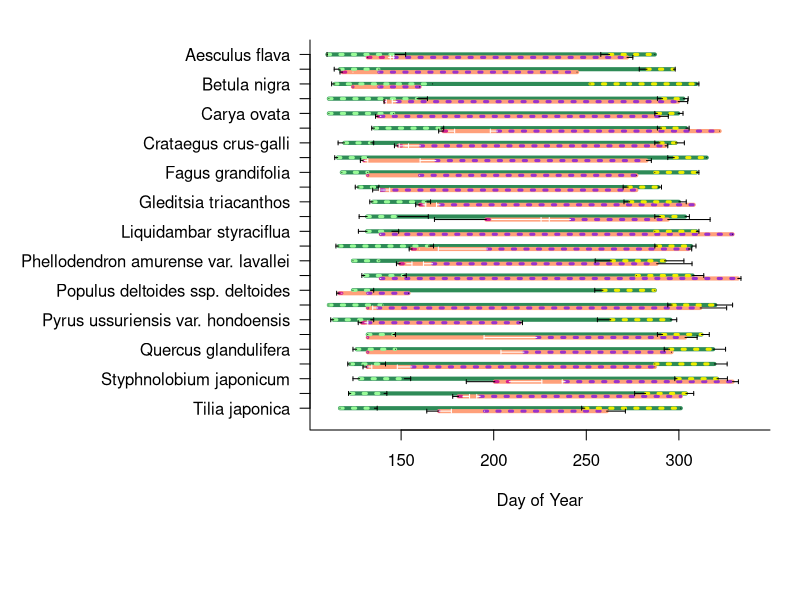
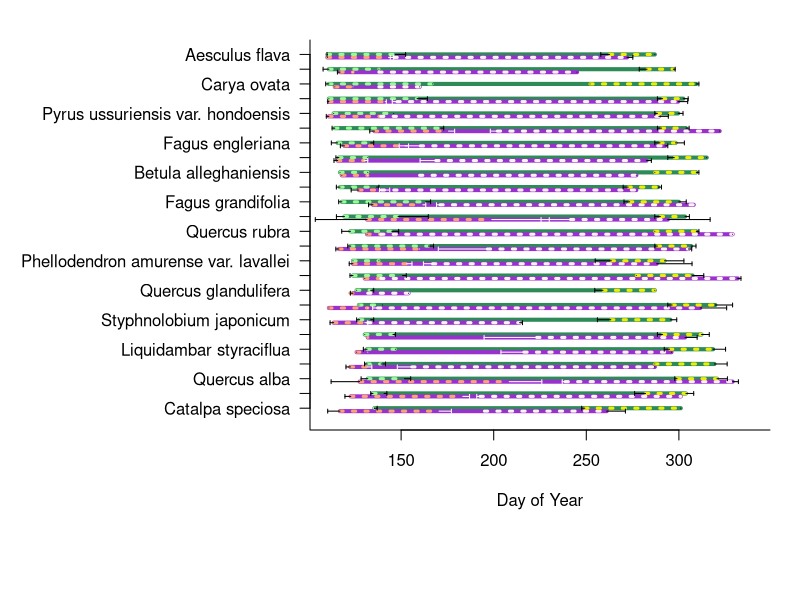
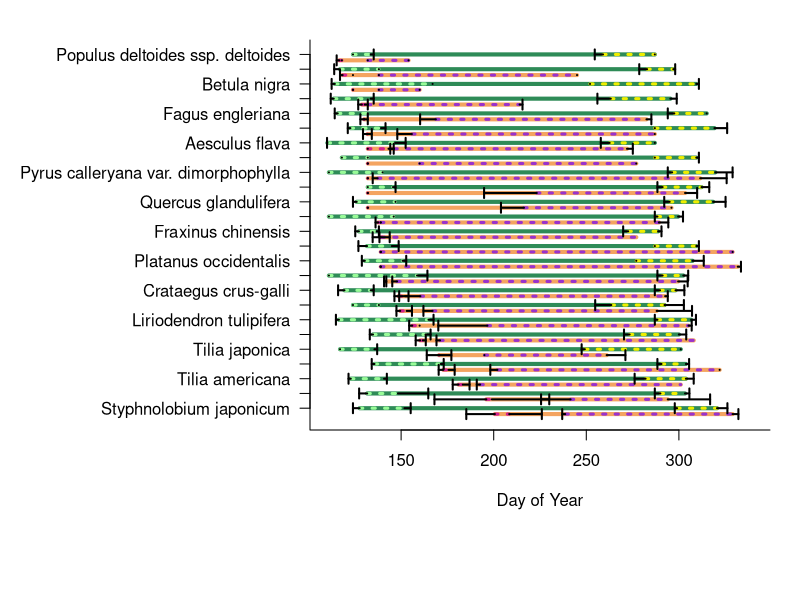
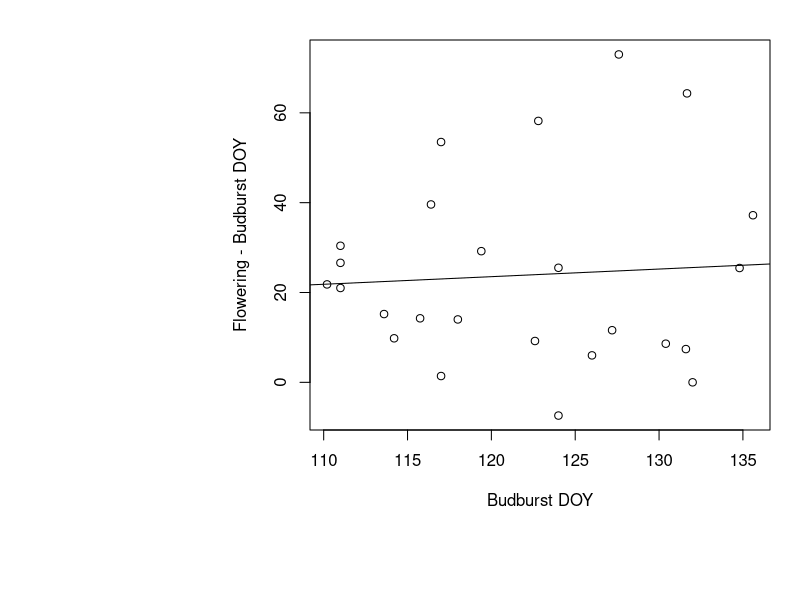
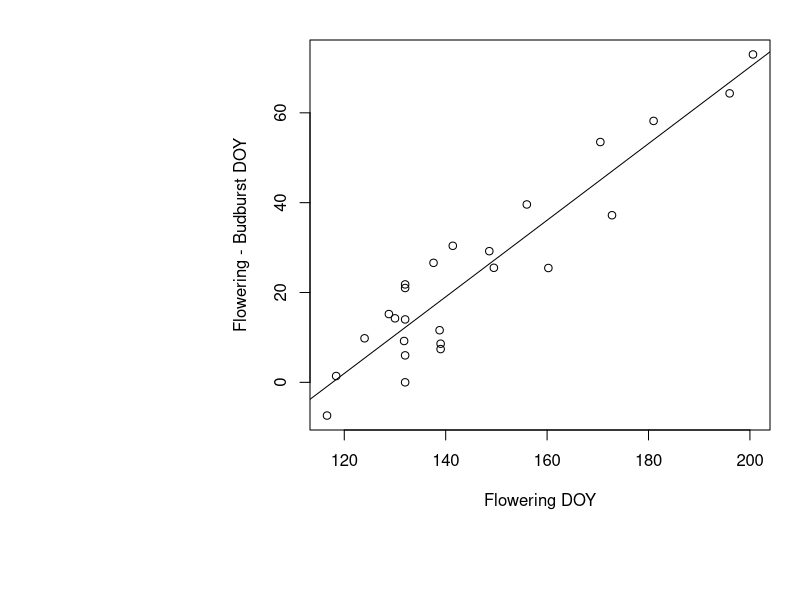
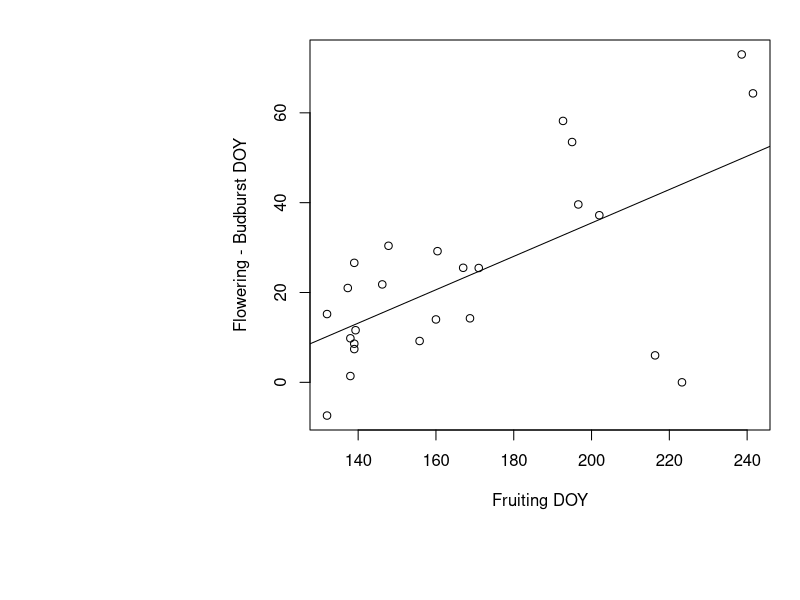
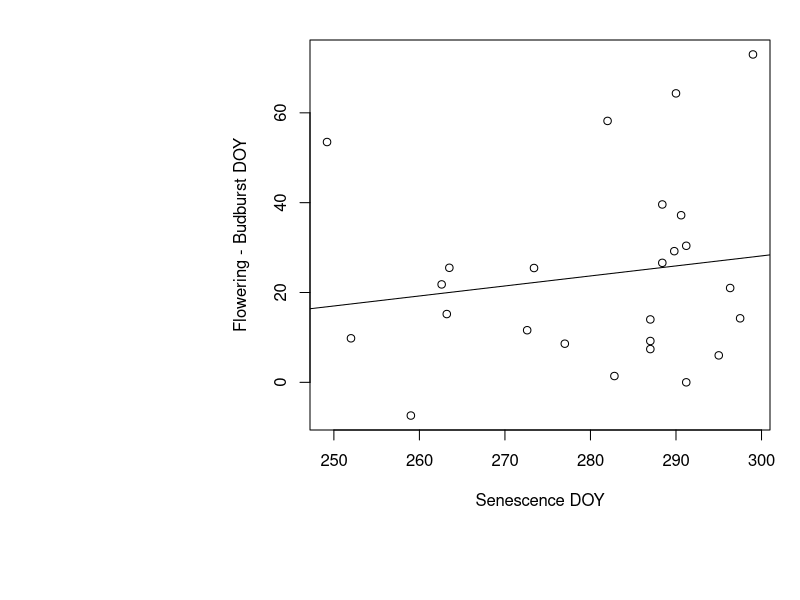
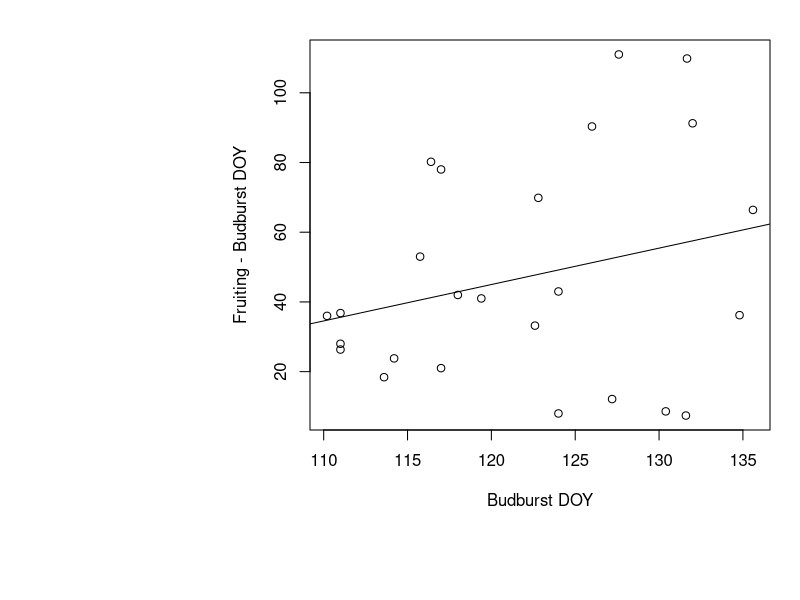

The R script that drew these images, in order: (Note: this script raises an error after producing the figures.)

###Start of code to make a plot of when different phenological phases (growth, flowering, fruiting) 
#occur during the growing season at Arnold ARboretum, for Sally Gee's thesis data
#STarted by Ailene, Feb 1, 2016, then handed off to Sally!
#Edited by sally

##New edits with offsetting lines and error bars
#started 7/10/2016

##Second edits with plotting whole growing season started 7/24/16

##Read in data:
setwd("~/git/phenconstraints")
dat<-read.csv("data/growingseason_doy.csv", header=T)
dat2<-read.csv("data/growingseason_doy2.csv", header = T)
dim(dat)
head(dat)
names(dat)
names(dat2)

library(RColorBrewer)
#Assign colors, using the RcolorBrewer package- each species gets a different color
cols <- colorRampPalette(brewer.pal(8,"Accent"))(25)

##data are currently by individual, but we want to plot them by species. 
## convert this to a summary by species (with mean start and end date across species for each phase)

LDstartm<-tapply(dat$LDStart_DOY,dat$Species,mean, na.rm=T)
LDendm<-tapply(dat$LDEnd_DOY,dat$Species,mean, na.rm=T)
FLstartm<-tapply(dat$FloStart_DOY,dat$Species,mean, na.rm=T)
FLendm<-tapply(dat$FloEnd_DOY,dat$Species,mean, na.rm=T)
FRstartm<-tapply(dat$FruStart_DOY,dat$Species,mean, na.rm=T)
FRendm<-tapply(dat$FruEnd_DOY,dat$Species,mean, na.rm=T)
SENstartm<-tapply(dat$SenStart_DOY,dat$Species,mean, na.rm=T)
SENendm<-tapply(dat$SenEnd_DOY,dat$Species,mean, na.rm=T)

## finding the standard deviation
LDstart.sd<-tapply(dat$LDStart_DOY,dat$Species, sd, na.rm=T)
LDend.sd<-tapply(dat$LDEnd_DOY,dat$Species,sd, na.rm=T)
FLstart.sd<-tapply(dat$FloStart_DOY,dat$Species,sd, na.rm=T)
FLend.sd<-tapply(dat$FloEnd_DOY,dat$Species,sd, na.rm=T)
FRstart.sd<-tapply(dat$FruStart_DOY,dat$Species,sd, na.rm=T)
FRend.sd<-tapply(dat$FruEnd_DOY,dat$Species,sd, na.rm=T)
SENstart.sd<-tapply(dat$SenStart_DOY,dat$Species,sd, na.rm=T)
SENend.sd<-tapply(dat$SenEnd_DOY,dat$Species,sd, na.rm=T)

# tried length () to get sample size but that did not work. It said I was passing it two arguments.
#LDstart.n<-tapply(dat$LDStart_DOY,dat$Species,length(length(dat$Species[i])), na.rm=T)
#used table() instead and returns a vector

samplesize <- table(dat$Species)

#standard error = standard deviation of DOY/sqrt of sample size of each species
LDstart.se<- LDstart.sd/sqrt(samplesize)
LDend.se<- LDend.sd/sqrt(samplesize)
FLstart.se<-FLstart.sd/sqrt(samplesize)
FLend.se<-FLend.sd/sqrt(samplesize)
FRstart.se<-FRstart.sd/sqrt(samplesize)
FRend.se<-FRend.sd/sqrt(samplesize)
SENstart.se<-SENstart.sd/sqrt(samplesize)
SENend.se<-SENend.sd/sqrt(samplesize)

### 8/8 sort values from earliest LD start date to latest 

lLDstartm<-sort(LDstartm, decreasing = FALSE)
lLDendm<-LDendm[names(LDstartm)]
lFLstartm<-LDstartm[names(LDstartm)]
lFLendm<-FLendm[names(LDstartm)]
lFRstartm<-FRstartm[names(LDstartm)]
lFRendm<-FRendm[names(LDstartm)]
lSENstartm<-SENstartm[names(LDstartm)]
lSENendm<-SENendm[names(LDstartm)]

lLDstart.sd<-LDstart.sd[names(LDstartm)]
lLDend.sd<-LDend.sd[names(LDstartm)]
lFLstart.sd<-FLstart.sd[names(LDstartm)]
lFLend.sd<-FLend.sd[names(LDstartm)]
lFRstart.sd<-FRstart.sd[names(LDstartm)]
lFRend.sd<-FRend.sd[names(LDstartm)]
lSENstart.sd<-SENstart.sd[names(LDstartm)]
lSENend.sd<-SENend.sd[names(LDstartm)]

lsamplesize <- samplesize[names(LDstartm)]

lLDstart.se<- LDstart.se[names(LDstartm)]
lLDend.se<- LDend.se[names(LDstartm)]
lFLstart.se<-FLstart.se[names(LDstartm)]
lFLend.se<-FLend.se[names(LDstartm)]
lFRstart.se<-FRstart.se[names(LDstartm)]
lFRend.se<-FRend.se[names(LDstartm)]
lSENstart.se<-SENstart.se[names(LDstartm)]
lSENend.se<-SENend.se[names(LDstartm)]

##sort by flowering time

fFLstartm<-sort(FLstartm, decreasing = FALSE)
fLDendm<-LDendm[names(fFLstartm)]
fLDstartm<-LDstartm[names(fFLstartm)]
fFLendm<-FLendm[names(fFLstartm)]
fFRstartm<-FRstartm[names(fFLstartm)]
fFRendm<-FRendm[names(fFLstartm)]
fSENstartm<-SENstartm[names(fFLstartm)]
fSENendm<-SENendm[names(fFLstartm)]

fLDstart.sd<-LDstart.sd[names(fFLstartm)]
fLDend.sd<-LDend.sd[names(fFLstartm)]
fFLstart.sd<-FLstart.sd[names(fFLstartm)]
fFLend.sd<-FLend.sd[names(fFLstartm)]
fFRstart.sd<-FRstart.sd[names(fFLstartm)]
fFRend.sd<-FRend.sd[names(fFLstartm)]
fSENstart.sd<-SENstart.sd[names(fFLstartm)]
fSENend.sd<-SENend.sd[names(fFLstartm)]


fsamplesize <- samplesize[names(fFLstartm)]

fLDstart.se<- LDstart.se[names(fFLstartm)]
fLDend.se<- LDend.se[names(fFLstartm)]
fFLstart.se<-FLstart.se[names(fFLstartm)]
fFLend.se<-FLend.se[names(fFLstartm)]
fFRstart.se<-FRstart.se[names(fFLstartm)]
fFRend.se<-FRend.se[names(fFLstartm)]
fSENstart.se<-SENstart.se[names(fFLstartm)]
fSENend.se<-SENend.se[names(fFLstartm)]



##Now Plot
#figure out what max and min values are for all phases, so that i know what the x axis limits should be
max(dat[,12:19],na.rm=T)
min(dat[,12:19],na.rm=T)
quartz(height=10,width=10)#for pc you replace "quartz" with X11
par(mai=c(1,3,.2,.1), omi=c(.7,.1,.2,.2))
plot(10,10, type="p", cex=.8,pch=21, col="white", bty="L", xlab="Day of Year",ylab=" ", ylim=c(1,50), yaxt='n',xlim=c(110,340),las=1)
axis(side=2,at=c(seq(from =2, to = 50, by = 2)),labels=(paste(rev(names(LDstartm)))),las=1)

#Start with Aesculus
species<-names(LDstartm)


### 7/24/16
y<-rev(seq(from =2, to = 50, by = 2))
for(i in 1:length(species)){
  lines(c(LDstartm[i],SENendm[i]),c(y[i],y[i]), col="seagreen",lwd=4)
  lines(c(FLstartm[i],FRendm[i]),c(y[i]-0.4,y[i]-0.4),col="lightsalmon", lwd=4)
  lines(c(FLstartm[i],FLendm[i]),c(y[i]-0.4,y[i]-0.4), col="violetred", lty = 3, lwd=3)
  lines(c(LDstartm[i],LDendm[i]),c(y[i],y[i]), col="palegreen", lty=3, lwd=3)
  lines(c(FRstartm[i],FRendm[i]),c(y[i]-0.4,y[i]-0.4), col="darkorchid", lty=3, lwd=3)
  lines(c(SENstartm[i],SENendm[i]),c(y[i],y[i]), col="yellow2", lty=3,lwd=3)
}


# error bars

for(i in 1:length(species)){
  arrows(LDstartm[i],y[i], LDstartm[i]-LDstart.se[i],y[i], length =0.02, angle=90, code=2, lty = 1,lwd = 1)
  arrows(LDendm[i],y[i], LDendm[i]+LDend.se[i],y[i], length =0.02, angle=90, code=2, lty = 1,lwd = 1)
  arrows(FLstartm[i],y[i]-0.4, FLstartm[i]-FLstart.se[i],y[i]-0.4, length =0.02, angle=90, code=2, lty = 1,lwd = 1)
  arrows(FLendm[i],y[i]-0.4, FLendm[i]+FLend.se[i],y[i]-0.4, length =0.02, angle=90, code=2, col = "white",lty = 1,lwd = 1)
  arrows(FRstartm[i],y[i]-0.4, FRstartm[i]-FRstart.se[i],y[i]-0.4, length =0.02, angle=90, code=2, col = "white", lty = 1,lwd = 1)
  arrows(FRendm[i],y[i]-0.4, FRendm[i]+FRend.se[i],y[i]-0.4, length =0.02, angle=90, code=2, lty = 1,lwd = 1)
  arrows(SENstartm[i],y[i], SENstartm[i]-SENstart.se[i],y[i], length =0.02, angle=90, code=2, lty = 1,lwd = 1)
  arrows(SENendm[i],y[i], SENendm[i]+SENend.se[i],y[i], length =0.02, angle=90, code=2, lty = 1,lwd = 1)
}


##Plot by Leafout date
quartz(height=10,width=10)#for pc you replace "quartz" with X11
par(mai=c(1,3,.2,.1), omi=c(.7,.1,.2,.2))
plot(10,10, type="p", cex=.8,pch=21, col="white", bty="L", xlab="Day of Year",ylab=" ", ylim=c(1,50), yaxt='n',xlim=c(110,340),las=1)
axis(side=2,at=c(seq(from =2,to=50, by=2)),labels=(paste(rev(names(lLDstartm)))),las=1)

#Start with Aesculus
lspecies<-names(lLDstartm)

y<-rev(seq(from =2,to=50, by=2))
for(i in 1:length(lspecies)){
  lines(c(lLDstartm[i],lSENendm[i]),c(y[i],y[i]), col="seagreen",lwd=4)
  lines(c(lFLstartm[i],lFRendm[i]),c(y[i]-0.4,y[i]-0.4),col="darkorchid", lwd=4)
  lines(c(lFLstartm[i],lFLendm[i]),c(y[i]-0.4,y[i]-0.4), col="lightsalmon", lty = 3, lwd=3)
  lines(c(lLDstartm[i],lLDendm[i]),c(y[i],y[i]), col="palegreen", lty=3, lwd=3)
  lines(c(lFRstartm[i],lFRendm[i]),c(y[i]-0.4,y[i]-0.4), col="lavenderblush", lty=3, lwd=3)
  lines(c(lSENstartm[i],lSENendm[i]),c(y[i],y[i]), col="yellow2", lty=3,lwd=3)
}


# error bars

for(i in 1:length(lspecies)){
  arrows(lLDstartm[i],y[i], lLDstartm[i]-lLDstart.se[i],y[i], length =0.02, angle=90, code=2, lty = 1,lwd = 1)
  arrows(lLDendm[i],y[i], lLDendm[i]+lLDend.se[i],y[i], length =0.02, angle=90, code=2, lty = 1,lwd = 1)
  arrows(lFLstartm[i],y[i]-0.4, lFLstartm[i]-lFLstart.se[i],y[i]-0.4, length =0.02, angle=90, code=2, lty = 1,lwd = 1)
  arrows(lFLendm[i],y[i]-0.4, lFLendm[i]+lFLend.se[i],y[i]-0.4, length =0.02, angle=90, code=2, col = "white",lty = 1,lwd = 1)
  arrows(lFRstartm[i],y[i]-0.4, lFRstartm[i]-lFRstart.se[i],y[i]-0.4, length =0.02, angle=90, code=2, col = "white", lty = 1,lwd = 1)
  arrows(lFRendm[i],y[i]-0.4, lFRendm[i]+lFRend.se[i],y[i]-0.4, length =0.02, angle=90, code=2, lty = 1,lwd = 1)
  arrows(lSENstartm[i],y[i], lSENstartm[i]-lSENstart.se[i],y[i], length =0.02, angle=90, code=2, lty = 1,lwd = 1)
  arrows(lSENendm[i],y[i], lSENendm[i]+lSENend.se[i],y[i], length =0.02, angle=90, code=2, lty = 1,lwd = 1)
}


##Plot by flowering date
quartz(height=10,width=10)#for pc you replace "quartz" with X11
par(mai=c(1,3,.2,.1), omi=c(.7,.1,.2,.2))
plot(10,10, type="p", cex=.8,pch=21, col="white", bty="L", xlab="Day of Year",ylab=" ", ylim=c(1,50), yaxt='n',xlim=c(110,340),las=1)
axis(side=2,at=c(seq(from =2,to=50, by=2)),labels=(paste(rev(names(fLDstartm)))),las=1)

fspecies<-names(fFLstartm)

y<-rev(seq(from =2,to=50, by=2))
for(i in 1:length(fspecies)){
  lines(c(fLDstartm[i],fSENendm[i]),c(y[i],y[i]), col="seagreen",lwd=4)
  lines(c(fFLstartm[i],fFRendm[i]),c(y[i]-0.8,y[i]-0.8),col="sandybrown", lwd=4)
  lines(c(fFLstartm[i],fFLendm[i]),c(y[i]-0.8,y[i]-0.8), col="violetred", lty = 3, lwd=3)
  lines(c(fLDstartm[i],fLDendm[i]),c(y[i],y[i]), col="palegreen", lty=3, lwd=3)
  lines(c(fFRstartm[i],fFRendm[i]),c(y[i]-0.8,y[i]-0.8), col="darkorchid", lty=3, lwd=3)
  lines(c(fSENstartm[i],fSENendm[i]),c(y[i],y[i]), col="yellow2", lty=3,lwd=3)
}


# error bars

for(i in 1:length(fspecies)){
  arrows(fLDstartm[i],y[i], fLDstartm[i]-fLDstart.se[i],y[i], length =0.05, angle=90, code=2, col = "black", lty = 1,lwd = 2)
  arrows(fLDendm[i],y[i], fLDendm[i]+fLDend.se[i],y[i], length =0.05, angle=90, code=2, col = "black", lty = 1,lwd = 2)
  arrows(fFLstartm[i],y[i]-0.8, fFLstartm[i]-fFLstart.se[i],y[i]-0.8, length =0.05, angle=90, code=2, col = "black", lty = 1,lwd = 2)
  arrows(fFLendm[i],y[i]-0.8, fFLendm[i]+fFLend.se[i],y[i]-0.8, length =0.05, angle=90, code=2, col = "black",lty = 1,lwd = 2)
  arrows(fFRstartm[i],y[i]-0.8, fFRstartm[i]-fFRstart.se[i],y[i]-0.8, length =0.05, angle=90, code=2, col = "black", lty = 1,lwd = 2)
  arrows(fFRendm[i],y[i]-0.8, fFRendm[i]+fFRend.se[i],y[i]-0.8, length =0.05, angle=90, code=2,col = "black", lty = 1,lwd = 2)
  arrows(fSENstartm[i],y[i], fSENstartm[i]-fSENstart.se[i],y[i], length =0.05, angle=90, code=2,col = "black", lty = 1,lwd = 2)
  arrows(fSENendm[i],y[i], fSENendm[i]+fSENend.se[i],y[i], length =0.05, angle=90, code=2, col = "black", lty = 1,lwd = 2)
}

###########################################
# 10/5/16 & 10/18/16 plotting all possible combinations
# plotting the difference between flowering doy and leaf developement doy over the season

BB_Flodoy = fFLstartm - fLDstartm

min(fFLstartm)
max(fFLstartm)
min(BB_Flodoy)
max(BB_Flodoy)
min(fLDstartm)
max(fLDstartm)

Flo_Frudoy = fFLstartm - fFRstartm #will get negative values
min(Flo_Frudoy)
max(Flo_Frudoy)
min(fFRstartm)
max(fFRstartm)

## Added best fit line 10/24

BB_Flodoy = fFLstartm - fLDstartm
plot(fLDstartm, BB_Flodoy, xlab = "Budburst DOY", ylab = "Flowering - Budburst DOY",bg=cols[as.numeric(as.factor(fspecies))])
abline(lm(BB_Flodoy~fLDstartm))
plot(fFLstartm, BB_Flodoy, xlab = "Flowering DOY", ylab = "Flowering - Budburst DOY")
abline(lm(BB_Flodoy~fFLstartm))
plot(fFRstartm, BB_Flodoy, xlab = "Fruiting DOY", ylab = "Flowering - Budburst DOY")
abline(lm(BB_Flodoy~fFRstartm))
plot(fSENstartm, BB_Flodoy, xlab = "Senescence DOY", ylab = "Flowering - Budburst DOY")
abline(lm(BB_Flodoy ~ fSENstartm))


BB_Frudoy = fFRstartm - fLDstartm
plot(fLDstartm, BB_Frudoy, xlab = "Budburst DOY", ylab = "Fruiting - Budburst DOY")
abline(lm(BB_Frudoy~fLDstartm))
plot(fFLstartm, BB_Frudoy, xlab = "Flowering DOY", ylab = "Fruiting - Budburst DOY")
abline(lm(BB_Frudoy~fFLstartm))
plot(fFRstartm, BB_Frudoy, xlab = "Fruiting DOY", ylab = "Fruiting - Budburst DOY")
abline(lm(BB_Frudoy~fFRstartm))
plot(fSENstartm, BB_Frudoy, xlab = "Senescence DOY", ylab = "Fruiting - Budburst DOY")
abline(lm(BB_Frudoy~fSENstartm))

Flo_Frudoy = fFRstartm - fFLstartm
plot(fLDstartm, Flo_Frudoy, xlab = "Budburst DOY", ylab = "Fruiting - Flowering DOY")
abline(lm(Flo_Frudoy~fLDstartm))
plot(fFLstartm, Flo_Frudoy, xlab = "Flowering DOY", ylab = "Fruiting - Flowering DOY")
abline(lm(Flo_Frudoy~fFLstartm))
plot(fFRstartm, Flo_Frudoy, xlab = "Fruiting DOY", ylab = "Fruiting - Flowering DOY")
abline(lm(Flo_Frudoy~fFRstartm))
plot(fSENstartm, Flo_Frudoy, xlab = "Senescence DOY", ylab = "Fruiting - Flowering DOY")
abline(lm(Flo_Frudoy~fSENstartm))

BB_SSdoy = fSENstartm - fLDstartm
plot(fLDstartm, BB_SSdoy, xlab = "Budburst DOY", ylab = "Senescence - Budburst DOY")
abline(lm(BB_SSdoy~fLDstartm))
plot(fFLstartm, BB_SSdoy, xlab = "Flowering DOY", ylab = "Senescence - Budburst DOY")
abline(lm(BB_SSdoy~fFLstartm))
plot(fFRstartm, BB_SSdoy, xlab = "Fruiting DOY", ylab = "Senescence - Budburst DOY")
abline(lm(BB_SSdoy~fFRstartm))
plot(fSENstartm, BB_SSdoy, xlab = "Senescence DOY", ylab = "Senescence - Budburst DOY")
abline(lm(BB_SSdoy~fSENstartm))

Flo_SSdoy = fSENstartm - fFLstartm 
plot(fLDstartm, Flo_SSdoy, xlab = "Budburst DOY", ylab = "Senescence - Flowering DOY")
abline(lm(Flo_SSdoy~fLDstartm))
plot(fFLstartm, Flo_SSdoy, xlab = "Flowering DOY", ylab = "Senescence - Flowering DOY")
abline(lm(Flo_SSdoy~fFLstartm))
plot(fFRstartm, Flo_SSdoy, xlab = "Fruiting DOY", ylab = "Senescence - Flowering DOY")
abline(lm(Flo_SSdoy~fFRstartm))
plot(fSENstartm, Flo_SSdoy, xlab = "Senescence DOY", ylab = "Senescence - Flowering DOY")
abline(lm(Flo_SSdoy~fSENstartm))

Fru_SSdoy = fSENstartm - fFRstartm
plot(fLDstartm, Fru_SSdoy, xlab = "Budburst DOY", ylab = "Senescence - Fruiting DOY")
abline(lm(Fru_SSdoy~fLDstartm))
plot(fFLstartm, Fru_SSdoy, xlab = "Flowering DOY", ylab = "Senescence - Fruiting DOY")
abline(lm(Fru_SSdoy~fFLstartm))
plot(fFRstartm, Fru_SSdoy, xlab = "Fruiting DOY", ylab = "Senescence - Fruiting DOY")
abline(lm(Fru_SSdoy~fFRstartm))
plot(fSENstartm, Fru_SSdoy, xlab = "Senescence DOY", ylab = "Senescence - Fruiting DOY")
abline(lm(Fru_SSdoy~fSENstartm))

f#10/5/16
#plot(fFRstartm, Flo_Frudoy, xlab = "Fruiting DOY", ylab = "Flowering - Fruiting DOY")
#plot(fFRstartm, Flo_Frudoy2, xlab = "Fruiting DOY", ylab = "Fruiting - Flowering DOY")
#plot(fFLstartm, Flo_Frudoy2, xlab = "Flowering DOY", ylab = "Fruiting - Flowering DOY")


quartz(height = 5, width = 7)
par(mai=c(1,3,.2,.1), omi=c(.7,.1,.2,.2))
plot(1,1,type="p", cex=.8,pch=21, col="white", bty="L", xlab="Flowering Doy - Leafout Doy",ylab=" ", ylim=c(1,25), yaxt='n',xlim=c(-10,80),las=1)
axis(side=2,at=c(seq(1:25)),labels=(paste(rev(names(fLDstartm)))),las=1)

y<-rev(seq(1:25))
for(i in 1:length(fspecies)){
  points(Flo_Leafdoy[i],y[i])
}

plot(1,1,type="p", cex=.8,pch=21, col="white", bty="L", xlab="Flowering Doy - Leafout Doy",ylab=" ", ylim=c(1,25), yaxt='n',xlim=c(-10,80),las=1)
axis(side=2,at=c(seq(1:25)),labels=(paste(rev(names(fLDstartm)))),las=1)

plot(fLDstartm, Flo_Leafdoy, xlab = "Budburst DOY", ylab = "Flowering - Budburst DOY")
plot(fFLstartm, Flo_Leafdoy, xlab = "Flowering DOY", ylab = "Flowering - Budburst DOY")
abline(lm(Flo_Leafdoy ~ fFLstartm), col = "red")
plot(fFRstartm, Flo_Frudoy, xlab = "Fruiting DOY", ylab = "Flowering - Fruiting DOY")
plot(fFRstartm, Flo_Frudoy2, xlab = "Fruiting DOY", ylab = "Fruiting - Flowering DOY")
plot(fFLstartm, Flo_Frudoy2, xlab = "Flowering DOY", ylab = "Fruiting - Flowering DOY")


### Addition 10/22/16
## After plotting all possible combinations of phenological phases, I(Sally) felt that there wasn't 
## a clear trend of the ends being constrained by weather conditions. So, I decided to plot the repoduction
## time from open flowering to appearance of fruit instead of end fruit ripe to see if there would be a clearer represenation.

##Plot by flowering date
quartz(height=10,width=10)#for pc you replace "quartz" with X11
par(mai=c(1,3,.2,.1), omi=c(.7,.1,.2,.2))
plot(10,10, type="p", cex=.8,pch=21, col="white", bty="L", xlab="Day of Year",ylab=" ", ylim=c(1,50), yaxt='n',xlim=c(110,340),las=1)
axis(side=2,at=c(seq(from =2,to=50, by=2)),labels=(paste(rev(names(fLDstartm)))),las=1)

fspecies<-names(fLDstartm)

## version 1
y<-rev(seq(from =2,to=50, by=2))
for(i in 1:length(fspecies)){
  lines(c(fLDstartm[i],fSENendm[i]),c(y[i],y[i]), col="seagreen",lwd=4)
  lines(c(fFLstartm[i],fFRstartm[i]),c(y[i]-0.8,y[i]-0.8),col="sandybrown", lwd=4)
  lines(c(fFLstartm[i],fFLendm[i]),c(y[i]-0.8,y[i]-0.8), col="violetred", lty = 3, lwd=3)
  lines(c(fLDstartm[i],fLDendm[i]),c(y[i],y[i]), col="palegreen", lty=3, lwd=3)
  lines(c(fFRstartm[i],fFRendm[i]),c(y[i]-0.8,y[i]-0.8), col="darkorchid", lty=3, lwd=3)
  lines(c(fSENstartm[i],fSENendm[i]),c(y[i],y[i]), col="yellow2", lty=3,lwd=3)
}

## version 2
y<-rev(seq(from =2,to=50, by=2))
for(i in 1:length(fspecies)){
  lines(c(fLDstartm[i],fSENstartm[i]),c(y[i],y[i]), col="seagreen",lwd=4)
  lines(c(fFLstartm[i],fFRstartm[i]),c(y[i]-0.8,y[i]-0.8),col="sandybrown", lwd=4)
  lines(c(fFLstartm[i],fFLendm[i]),c(y[i]-0.8,y[i]-0.8), col="violetred", lty = 3, lwd=3)
  lines(c(fLDstartm[i],fLDendm[i]),c(y[i],y[i]), col="palegreen", lty=3, lwd=3)
  lines(c(fFRstartm[i],fFRendm[i]),c(y[i]-0.8,y[i]-0.8), col="darkorchid", lty=3, lwd=3)
  lines(c(fSENstartm[i],fSENendm[i]),c(y[i],y[i]), col="yellow2", lty=3,lwd=3)
}

## version 3
y<-rev(seq(from =2,to=50, by=2))
for(i in 1:length(fspecies)){
  lines(c(fLDendm[i],fSENstartm[i]),c(y[i],y[i]), col="seagreen",lwd=4)
  lines(c(fFLstartm[i],fFRstartm[i]),c(y[i]-0.8,y[i]-0.8),col="sandybrown", lwd=4)
  lines(c(fFLstartm[i],fFLendm[i]),c(y[i]-0.8,y[i]-0.8), col="violetred", lty = 3, lwd=3)
  lines(c(fLDstartm[i],fLDendm[i]),c(y[i],y[i]), col="palegreen", lty=3, lwd=3)
  lines(c(fFRstartm[i],fFRendm[i]),c(y[i]-0.8,y[i]-0.8), col="darkorchid", lty=3, lwd=3)
  lines(c(fSENstartm[i],fSENendm[i]),c(y[i],y[i]), col="yellow2", lty=3,lwd=3)
}

### 10/23/16 Making plots for Leaf Out

LOstartm<-tapply(dat2$LOutStart_DOY,dat2$Species,mean, na.rm=T)
LOendm<-tapply(dat2$LOutEnd_DOY,dat2$Species,mean, na.rm=T)

fLOstartm<- LOstartm[names(fFLstartm)]
fLOendm<- LOendm[names(fFLstartm)]

BB_LOdoy = fLOstartm - fLDstartm
plot(fLDstartm, BB_LOdoy, xlab = "Budburst DOY", ylab = "Leaf Out - Budburst DOY")
abline(lm(BB_LOdoy~fLDstartm))
plot(fLOstartm, BB_LOdoy, xlab = "Leaf Out", ylab = "Leaf Out - Budburst DOY")
abline(lm(BB_LOdoy~fLOstartm))
plot(fFLstartm, BB_LOdoy, xlab = "Flowering DOY", ylab = "Leaf Out - Budburst DOY")
abline(lm(BB_LOdoy~fFLstartm))
plot(fFRstartm, BB_LOdoy, xlab = "Fruiting DOY", ylab = "Leaf Out - Budburst DOY")
abline(lm(BB_LOdoy~fFRstartm))
plot(fSENstartm, BB_LOdoy, xlab = "Senescence DOY", ylab = "Leaf Out - Budburst DOY")
abline(lm(BB_LOdoy~fSENstartm))

LO_FLdoy = fFLstartm - fLOstartm
plot(fLDstartm, LO_FLdoy, xlab = "Budburst DOY", ylab = "Flowering - Leaf Out DOY")
abline(lm(LO_FLdoy~fLDstartm))
plot(fLOstartm, LO_FLdoy, xlab = "Leaf Out DOY", ylab = "Flowering - Leaf Out DOY")
abline(lm(LO_FLdoy~fLOstartm))
plot(fFLstartm, LO_FLdoy, xlab = "Flowering DOY", ylab = "Flowering - Leaf Out DOY")
abline(lm(LO_FLdoy~fFLstartm))
plot(fFRstartm, LO_FLdoy, xlab = "Fruiting DOY", ylab = "Flowering - Leaf Out DOY")
abline(lm(LO_FLdoy~fFRstartm))
plot(fSENstartm, LO_FLdoy, xlab = "Senescence DOY", ylab = "Flowering - Leaf Out DOY")
abline(lm(LO_FLdoy~fSENstartm))

LO_FRdoy = fFRstartm - fLOstartm
plot(fLDstartm, LO_FRdoy, xlab = "Budburst DOY", ylab = "Fruiting - Leaf Out DOY")
abline(lm(LO_FRdoy~fLDstartm))
plot(fLOstartm, LO_FRdoy, xlab = "Leaf Out DOY", ylab = "Fruiting - Leaf Out DOY")
abline(lm(LO_FRdoy~fLOstartm))
plot(fFLstartm, LO_FRdoy, xlab = "Flowering DOY", ylab = "Fruiting - Leaf Out DOY")
abline(lm(LO_FRdoy~fFLstartm))
plot(fFRstartm, LO_FRdoy, xlab = "Fruiting DOY", ylab = "Fruiting - Leaf Out DOY")
abline(lm(LO_FRdoy~fFRstartm))
plot(fSENstartm, LO_FRdoy, xlab = "Senescence DOY", ylab = "Fruiting - Leaf Out DOY")
abline(lm(LO_FRdoy~fSENstartm))

LO_SSdoy = fSENstartm - fLOstartm
plot(fLDstartm, LO_SSdoy, xlab = "Budburst DOY", ylab = "Senescence - Leaf Out DOY")
abline(lm(LO_SSdoy~fLDstartm))
plot(fLOstartm, LO_SSdoy, xlab = "Leaf Out DOY", ylab = "Senescence - Leaf Out DOY")
abline(lm(LO_SSdoy~fLOstartm))
plot(fFLstartm, LO_SSdoy, xlab = "Flowering DOY", ylab = "Senescence - Leaf Out DOY")
abline(lm(LO_SSdoy~fFLstartm))
plot(fFRstartm, LO_SSdoy, xlab = "Fruiting DOY", ylab = "Senescence - Leaf Out DOY")
abline(lm(LO_SSdoy~fFRstartm))
plot(fSENstartm, LO_SSdoy, xlab = "Senescence DOY", ylab = "Senescence - Leaf Out DOY")
abline(lm(LO_SSdoy~fSENstartm))

plot(fLOstartm, BB_Flodoy, xlab = "Leaf Out DOY", ylab = "Flowering - Budburst DOY")
abline(lm(BB_Flodoy~fLOstartm))

plot(fLOstartm, BB_Frudoy, xlab = "Leaf Out DOY", ylab = "Fruiting - Budburst DOY")
abline(lm(BB_Frudoy~fLOstartm))

plot(fLOstartm, Flo_Frudoy, xlab = "Leaf Out DOY", ylab = "Fruiting - Flowering DOY")
abline(lm(Flo_Frudoy~fLOstartm))

plot(fLOstartm, BB_SSdoy, xlab = "Leaf Out DOY", ylab = "Senescence - Budburst DOY")
abline(lm(BB_SSdoy~fLOstartm))

plot(fLOstartm, Flo_SSdoy, xlab = "Leaf Out DOY", ylab = "Senescence - Flowering DOY")
abline(lm(Flo_SSdoy~fLOstartm))

plot(fLOstartm, Fru_SSdoy, xlab = "Leaf Out DOY", ylab = "Senescence - Fruiting DOY")
abline(lm(Fru_SSdoy~fLOstartm))


########### 10/30/16 Megaplot

quartz(height=9, width=7)#this sets the dimensions of the plotting window
par(mfrow=c(5,3))#this sets the number of rows and columns for the plots - in this case 5 rows and 5 columns
par(mfrow=c(5,3),mai=c(.5,.7,.2,.1), omi=c(.4,.01,.2,.2))#same thing but adding some measurements for margins within individual plots (may) and outside margins for the whole window (omi)

plot(fLOstartm, BB_LOdoy, xlab = "Leaf Out", ylab = "Leaf Out - Budburst DOY")
abline(lm(BB_LOdoy~fLOstartm))

plot(fFLstartm, BB_LOdoy, xlab = "Flowering DOY", ylab = "Leaf Out - Budburst DOY")
abline(lm(BB_LOdoy~fFLstartm))

plot(fLOstartm, BB_Flodoy, xlab = "Leaf Out DOY", ylab = "Flowering - Budburst DOY")
abline(lm(BB_Flodoy~fLOstartm))

plot(fFLstartm, BB_Flodoy, xlab = "Flowering DOY", ylab = "Flowering - Budburst DOY")
abline(lm(BB_Flodoy~fFLstartm))

plot(fFRstartm, BB_Frudoy, xlab = "Fruiting DOY", ylab = "Fruiting - Budburst DOY")
abline(lm(BB_Frudoy~fFRstartm))

plot(fFLstartm, LO_FLdoy, xlab = "Flowering DOY", ylab = "Flowering - Leaf Out DOY")
abline(lm(LO_FLdoy~fFLstartm))

plot(fFRstartm, LO_FLdoy, xlab = "Fruiting DOY", ylab = "Flowering - Leaf Out DOY")
abline(lm(LO_FLdoy~fFRstartm))

plot(fFRstartm, LO_FRdoy, xlab = "Fruiting DOY", ylab = "Fruiting - Leaf Out DOY")
abline(lm(LO_FRdoy~fFRstartm))

plot(fFRstartm, Flo_Frudoy, xlab = "Fruiting DOY", ylab = "Fruiting - Flowering DOY")
abline(lm(Flo_Frudoy~fFRstartm))
 
plot(fFLstartm, Flo_SSdoy, xlab = "Flowering DOY", ylab = "Senescence - Flowering DOY")
abline(lm(Flo_SSdoy~fFLstartm))

plot(fFRstartm, Flo_SSdoy, xlab = "Fruiting DOY", ylab = "Senescence - Flowering DOY")
abline(lm(Flo_SSdoy~fFRstartm))

plot(fFRstartm, Fru_SSdoy, xlab = "Fruiting DOY", ylab = "Senescence - Fruiting DOY")
abline(lm(Fru_SSdoy~fFRstartm))

plot(fSENstartm, Flo_Frudoy, xlab = "Senescence DOY", ylab = "Fruiting - Flowering DOY")
abline(lm(Flo_Frudoy~fSENstartm))

plot(fSENstartm, Flo_SSdoy, xlab = "Senescence DOY", ylab = "Senescence - Flowering DOY")
abline(lm(Flo_SSdoy~fSENstartm))

plot(fSENstartm, Fru_SSdoy, xlab = "Senescence DOY", ylab = "Senescence - Fruiting DOY")
abline(lm(Fru_SSdoy~fSENstartm))


################################
################################
####### 11/1/16 correlations between stages and interperiod
##############

BB_Flodoy = fFLstartm - fLDstartm

summary(lm(BB_Flodoy~fLDstartm))
#R2 = -0.03894 ; p = 0.7541 DF = 23

summary(lm(BB_Flodoy~fFLstartm))
#R2 = 0.8692 ; p = <0.001 DF = 23

summary(lm(BB_Flodoy~fFRstartm))
#R2 = 0.3602 ; p = 0.0009 DF = 23

summary(lm(BB_Flodoy ~ fSENstartm))
#R2 = -0.01765 ; p = 0.4526 DF = 23


BB_Frudoy = fFRstartm - fLDstartm

summary(lm(BB_Frudoy~fLDstartm))
#R2 = 0.0304 ; p = 0.1986 ; DF = 23

summary(lm(BB_Frudoy~fFLstartm))
#R2 = 0.4686 ; p = <0.001 ; DF = 23

summary(lm(BB_Frudoy~fFRstartm))
#R2 = 0.9476 ; p = <0.0001 ; DF = 23

summary(lm(BB_Frudoy~fSENstartm))
#R2 = 0.103 ; p = 0.06499 ; DF = 23


Flo_Frudoy = fFRstartm - fFLstartm

summary(lm(Flo_Frudoy~fLDstartm))
#R2 = 0.04938 ; p = 0.1475 ; DF = 23

summary(lm(Flo_Frudoy~fFLstartm))
#r2 = -0.02903 ; p = 0.5753 ; DF = 23

summary(lm(Flo_Frudoy~fFRstartm))
#R2 = -.5577 ; p = <0.0001 ; DF 23

summary(lm(Flo_Frudoy~fSENstartm))
#R2 = 0.09442 ; p = 0.07405 ; DF = 23


BB_SSdoy = fSENstartm - fLDstartm

summary(lm(BB_SSdoy~fLDstartm))
#r2 = 0.0945 ; p = 0.07396

summary(lm(BB_SSdoy~fFLstartm))
#R2 = -0.04284 ; p = 0.9064 ; DF = 23

summary(lm(BB_SSdoy~fFRstartm))
#R2 = -0.03039 ; p = 0.594 ; DF = 23

summary(lm(BB_SSdoy~fSENstartm))
#R2 = 0.7248 ; p = <0.0001 ; DF = 23


Flo_SSdoy = fSENstartm - fFLstartm 

summary(lm(Flo_SSdoy~fLDstartm))
#r2 = 0.04225 ; p = 0.1648 ; DF = 23

summary(lm(Flo_SSdoy~fFLstartm))
#R2 = 0.6408 ; p = <0.0001 ; DF = 23

summary(lm(Flo_SSdoy~fFRstartm))
#R2 = 0..1745; p = 0.02162 ; DF = 23

summary(lm(Flo_SSdoy~fSENstartm))
#R2 = 0.1325; p = 0.04146 ; DF = 23


Fru_SSdoy = fSENstartm - fFRstartm

summary(lm(Fru_SSdoy~fLDstartm))
#R2 = 0.1565 ; p = 0.02862 ; DF = 23

summary(lm(Fru_SSdoy~fFLstartm))
#R2 = 0.4717 ; p = <0.0001 ; DF = 23

summary(lm(Fru_SSdoy~fFRstartm))
#R2 = 0.8147 ; p = <0.0001 ; DF = 23

summary(lm(Fru_SSdoy~fSENstartm))
#R2 = -0.04141 ; p = 0.8326 ; DF = 23


BB_LOdoy = fLOstartm - fLDstartm

summary(lm(BB_LOdoy~fLDstartm))
#R2 = 0.3484 ; p = 0.001126 ; DF = 23

summary(lm(BB_LOdoy~fLOstartm))
#R2 = -0.007418 ; p = 0.3736  DF = 23

summary(lm(BB_LOdoy~fFLstartm))
#R2 = -0.04231 ; p =0.8741 ; DF = 23

summary(lm(BB_LOdoy~fFRstartm))
#R2 = 0.001354 ; p = 0.3201 ; DF = 23

summary(lm(BB_LOdoy~fSENstartm))
#R2 = -0.03927 ; p = 0.7629


LO_FLdoy = fFLstartm - fLOstartm

summary(lm(LO_FLdoy~fLDstartm))
#R2 = 0.02576 ; p = 0.2138 ; DF = 23

summary(lm(LO_FLdoy~fLOstartm))
#r2 = 0.04986 ; p = 0.1464 ; DF = 23 

summary(lm(LO_FLdoy~fFLstartm))
#R2 = 0.9227 ; p = <0.0001 ; DF = 23

summary(lm(LO_FLdoy~fFRstartm))
#R2 = 0.4836 ; p = < 0.0001 ; DF = 23

summary(lm(LO_FLdoy~fSENstartm))
#R2 = -0.008455 ; p = 0.3807 ; DF = 23


LO_FRdoy = fFRstartm - fLOstartm

summary(lm(LO_FRdoy~fLDstartm))
#R2 = 0.01018 ; p = 0.06617 ; DF = 23

summary(lm(LO_FRdoy~fLOstartm))
#R2 = 0.00722 ; P = 0.2897 ; DF = 23

summary(lm(LO_FRdoy~fFLstartm))
#R2 = 0.4283 ; p = 0.0002314 ; DF = 23

summary(lm(LO_FRdoy~fFRstartm))
#R2 = 0.9653 ; p = < 0.0001 ; DF = 23

summary(lm(LO_FRdoy~fSENstartm))
#R2 = 0.1032 ; p = 0.06476 ; DF = 23


LO_SSdoy = fSENstartm - fLOstartm

summary(lm(LO_SSdoy~fLDstartm))
#R2 = -0.02761 ; p =0.557 ; DF =23

summary(lm(LO_SSdoy~fLOstartm))
#R2 = 0.04265 ; p = 0.1638 ; DF = 23

summary(lm(LO_SSdoy~fFLstartm))
#R2 = -0.04189 ; p = 0.8532 ; DF = 23

summary(lm(LO_SSdoy~fFRstartm))
#r2 = -0.002094 ; p = 0.3399 ; DF = 23

summary(lm(LO_SSdoy~fSENstartm))
#R2 = 0.8118 ; p = <0.0001 ; DF = 23


summary(lm(BB_Flodoy~fLOstartm))
#R2 = 0.079911 ; p = 0.09349 ; DF = 23

summary(lm(BB_Frudoy~fLOstartm))
#R2 = 0.02904 ; p = 0.2029 ; DF = 23

summary(lm(Flo_Frudoy~fLOstartm))
#r2 = -0.04062 ; p = 0.8037 ; DF = 23

summary(lm(BB_SSdoy~fLOstartm))
#r2 = 0.001014 ; p = 0.322; DF = 23

summary(lm(Flo_SSdoy~fLOstartm))
#R2 = 0.1423 ; p = 0.03563 ; DF = 23

summary(lm(Fru_SSdoy~fLOstartm))
#R2 = 0.09141 ; p = 0.07752 ; DF = 23


################################
################################
#### 11/1/16 Megaplot 2.0
####################

quartz(height=7, width=9)#this sets the dimensions of the plotting window
#par(mfrow=c(5,5))#this sets the number of rows and columns for the plots - in this case 5 rows and 5 columns
par(mfcol=c(4,5),mai=c(.2,.7,.2,.01), omi=c(.8,.01,.2,.2))#same thing but adding some measurements for margins within individual plots (may) and outside margins for the whole window (omi)

#1- commenting this panel out for now because budburst is earliest stage- can't predict it with previous stage
#plot(BB_LOdoy, fLDstartm, ylab = "Budburst DOY", xlab = "Leaf Out - Budburst DOY",bg=cols[as.numeric(as.factor(fspecies))])
#abline(lm(BB_LOdoy~fLDstartm))
plot(BB_LOdoy, fLOstartm, ylab = "Leaf Out", xlab = "")
plot(BB_LOdoy,fFLstartm, ylab = "Flowering DOY", xlab = "")
plot(BB_LOdoy,fFRstartm,  ylab = "Fruiting DOY", xlab = "")
plot(BB_LOdoy,fSENstartm, ylab = "Senescence DOY", xlab = "Leaf Out - Budburst DOY")
mtext("Leaf Out - Budburst DOY", side=1, cex=.7, line=2)

#2
#plot(fLDstartm, BB_Flodoy, xlab = "Budburst DOY", ylab = "Flowering - Budburst DOY")
plot(BB_Flodoy,fLOstartm, ylab = "", xlab = "")
plot(BB_Flodoy,fFLstartm, ylab = "", xlab = "")
abline(lm(fFLstartm~BB_Flodoy))
plot(BB_Flodoy,fFRstartm, ylab = "", xlab = "")
abline(lm(fFRstartm~BB_Flodoy))
plot(BB_Flodoy,fSENstartm, ylab = "", xlab = "Flowering - Budburst DOY")
mtext("Flowering - Budburst DOY", side=1, cex=.7, line=2)

#plot(BB_Frudoy,fLDstartm,  ylab = "Budburst DOY", xlab = "")
plot(BB_Frudoy, fLOstartm, ylab = "", xlab = "")
plot(BB_Frudoy, fFLstartm, ylab = "", ylab = "")
abline(lm(fFLstartm~BB_Frudoy))
plot(BB_Frudoy, fFRstartm, ylab = "", xlab = "")
abline(lm(fFRstartm~BB_Frudoy))
plot(BB_Frudoy, fSENstartm, ylab = "", xlab = "Fruiting - Budburst DOY")


#plot(fLDstartm, BB_SSdoy, xlab = "Budburst DOY", ylab = "Senescence - Budburst DOY")
plot(BB_SSdoy, fLOstartm, ylab = "", xlab = "")
plot(BB_SSdoy, fFLstartm, ylab = "", xlab = "")
plot(BB_SSdoy, fFRstartm, ylab = "", xlab = "")
plot(BB_SSdoy, fSENstartm, ylab = "", xlab = "Senescence - Budburst DOY")
abline(lm(fSENstartm~BB_SSdoy))

#3
#plot(LO_FLdoy, fLDstartm, ylab = "", xlab = "")
plot(LO_FLdoy, fLOstartm, ylab = "", xlab = "")
plot(LO_FLdoy, fFLstartm, ylab = "", xlab = "")
abline(lm(fFLstartm~LO_FLdoy))
plot(LO_FLdoy, fFRstartm, ylab = "", xlab = "")
abline(lm(fFRstartm~LO_FLdoy))
plot(LO_FLdoy,fSENstartm, ylab = "", xlab = "Flowering - Leaf Out DOY")
mtext("Flowering - Leaf Out DOY", side=1, cex=.7, line=2)


#plot(LO_FRdoy,fLDstartm,  ylab = "", xlab = "")
plot(LO_FRdoy, fLOstartm, ylab = "", xlab = "")
plot(LO_FRdoy, fFLstartm, ylab = "", xlab = "")
abline(lm(fFLstartm~LO_FRdoy))
plot(LO_FRdoy, fFRstartm, ylab = "", xlab = "Fruiting - Leaf Out DOY")
abline(lm(fFRstartm~LO_FRdoy))
plot(LO_FRdoy, fSENstartm, ylab = "", xlab = "Fruiting - Leaf Out DOY")


#plot(fLDstartm, LO_SSdoy, xlab = "Budburst DOY", ylab = "Senescence - Leaf Out DOY")
plot(fLOstartm, LO_SSdoy, xlab = "Leaf Out DOY", ylab = "Senescence - Leaf Out DOY")
plot(fFLstartm, LO_SSdoy, xlab = "Flowering DOY", ylab = "Senescence - Leaf Out DOY")
plot(fFRstartm, LO_SSdoy, xlab = "Fruiting DOY", ylab = "Senescence - Leaf Out DOY")
plot(fSENstartm, LO_SSdoy, xlab = "Senescence DOY", ylab = "Senescence - Leaf Out DOY")
abline(lm(LO_SSdoy~fSENstartm))

#4
#plot(fLDstartm, Flo_Frudoy, xlab = "Budburst DOY", ylab = "Fruiting - Flowering DOY")
plot(Flo_Frudoy, fLOstartm, ylab = "", xlab = "")
plot(Flo_Frudoy, fFLstartm, ylab = "", xlab = "")
plot(Flo_Frudoy, fFRstartm, ylab = "", xlab = "")
abline(lm(fFRstartm~Flo_Frudoy))
plot(Flo_Frudoy, fSENstartm, ylab = "", xlab = "Fruiting - Flowering DOY")
mtext("Fruiting - Flowering DOY", side=1, cex=.7, line=2)


plot(fLDstartm, Flo_SSdoy, xlab = "Budburst DOY", ylab = "Senescence - Flowering DOY")
plot(fLOstartm, Flo_SSdoy, xlab = "Leaf Out DOY", ylab = "Senescence - Flowering DOY")
abline(lm(Flo_SSdoy~fLOstartm))
plot(fFLstartm, Flo_SSdoy, xlab = "Flowering DOY", ylab = "Senescence - Flowering DOY")
abline(lm(Flo_SSdoy~fFLstartm))
plot(fFRstartm, Flo_SSdoy, xlab = "Fruiting DOY", ylab = "Senescence - Flowering DOY")
abline(lm(Flo_SSdoy~fFRstartm))
plot(fSENstartm, Flo_SSdoy, xlab = "Senescence DOY", ylab = "Senescence - Flowering DOY")
abline(lm(Flo_SSdoy~fSENstartm))

#5
#plot(Fru_SSdoy, fLDstartm, xlab = "", ylab = "Senescence - Fruiting DOY")
#abline(lm(fLDstartm~Fru_SSdoy))
plot(Fru_SSdoy, fLOstartm, xlab = "", ylab = "")
plot(Fru_SSdoy, fFLstartm, xlab = "", ylab = "")
abline(lm(fFLstartm~Fru_SSdoy))
plot(Fru_SSdoy, fFRstartm, xlab = "", ylab = "")
abline(lm(fFRstartm~Fru_SSdoy))
plot(Fru_SSdoy, fSENstartm, xlab = "", ylab = "Senescence - Fruiting DOY")
mtext("Senescence - Fruiting DOY", side=1, cex=.7, line=2)

##Now plot of later stage versus earlier stage

quartz(height=7, width=7)#this sets the dimensions of the plotting window
#par(mfrow=c(5,5))#this sets the number of rows and columns for the plots - in this case 5 rows and 5 columns
par(mfcol=c(4,4),mai=c(.2,.7,.2,.01), omi=c(.8,.01,.2,.2))#same thing but adding some measurements for margins within individual plots (may) and outside margins for the whole window (omi)

#1- commenting this panel out for now because budburst is earliest stage- can't predict it with previous stage
#plot(BB_LOdoy, fLDstartm, ylab = "Budburst DOY", xlab = "Leaf Out - Budburst DOY",bg=cols[as.numeric(as.factor(fspecies))])
#abline(lm(BB_LOdoy~fLDstartm))
plot(fLDstartm, fLOstartm, ylab = "Leaf Out", xlab = "")
abline(lm(fLOstartm~fLDstartm))
plot(fLDstartm,fFLstartm, ylab = "Flowering DOY", xlab = "")
abline(lm(fFLstartm~fLDstartm))
plot(fLDstartm,fFRstartm,  ylab = "Fruiting DOY", xlab = "")
abline(lm(fFRstartm~fLDstartm))
plot(fLDstartm,fSENstartm, ylab = "Senescence DOY", xlab = "Budburst DOY")
abline(lm(fSENstartm~fLDstartm), lty=2)

mtext("Budburst DOY", side=1, cex=.7, line=2)

#2
plot.new()
plot(fLOstartm,fFLstartm, ylab = "", xlab = "")
abline(lm(fFLstartm~fLOstartm))
plot(fLOstartm,fFRstartm, ylab = "", xlab = "")
abline(lm(fFRstartm~fLOstartm))
plot(fLOstartm,fSENstartm, ylab = "", xlab = "Leafout DOY")
mtext("Leafout DOY", side=1, cex=.7, line=2)

#3
plot.new()
plot.new()
plot(fFLstartm, fFRstartm, ylab = "", xlab = "")
abline(lm(fFRstartm~fFLstartm))
plot(fFLstartm,fSENstartm, ylab = "", xlab = "Flowering DOY")
mtext("Flowering DOY", side=1, cex=.7, line=2)

#4
plot.new()
plot.new()
plot.new()
plot(fFRstartm,fSENstartm, ylab = "", xlab = "Flowering DOY")
abline(lm(fSENstartm~fFRstartm), lty=2)
mtext("Fruiting DOY", side=1, cex=.7, line=2)






#####################################################################################

#arrows(x0, y0, x1 = x0, y1 = y0, length = 0.25, angle = 30,
#       code = 2, col = par("fg"), lty = par("lty"),
#       lwd = par("lwd"), ...)


## OLD CODE 

##########################
# Plotting error bars.started 7/13/16 
# code = 2 plots arrow at end of line, and code = 3 plots arrow on both sides. I decided to play around with both codes. I plotted flowering season with code 3.
# The growing season lines begin with start DOY and end with end DOY. In creating the error bars I have different values at the beginning of the of the line segment, 
# corresponding to the standard error value at the start DOY, and a different value at the end of the segment, corresponding to the standard error value at the end       DOY. 
#########################

for(i in 1:length(species)){
  arrows(LDstartm[i],y[i], LDstartm[i]-LDstart.se[i],y[i], length =0.1, angle=90, code=2, lty = 1,lwd = 2)
  arrows(LDendm[i],y[i], LDendm[i]+LDend.se[i],y[i], length =0.05, angle=90, code=2, lty = 1,lwd = 2)
  arrows(FLstartm[i],y[i]-0.2, FLstart[i]-FLstart.se[i],y[i]-0.2, length =0.05, angle=90, code=3, lty = 1,lwd = 2)
  arrows(FLendm[i],y[i]-0.2, FLendm[i]+FLend.se[i],y[i]-0.2, length =0.05, angle=90, code=3, lty = 1,lwd = 2)
  arrows(FRstartm[i],y[i]-0.4, FRstartm[i]-FRstart.se[i],y[i]-0.4, length =0.05, angle=90, code=2, lty = 1,lwd = 2)
  arrows(FRendm[i],y[i]-0.4, FRendm[i]+FRend.se[i],y[i]-0.4, length =0.05, angle=90, code=2, lty = 1,lwd = 2)
  arrows(SENstartm[i],y[i]-0.2, SENstartm[i]-SENstart.se[i],y[i]-0.2, length =0.05, angle=90, code=2, lty = 1,lwd = 2)
  arrows(SENendm[i],y[i]-0.2, SENendm[i]+SENend.se[i],y[i]-0.2, length =0.05, angle=90, code=2, lty = 1,lwd = 2)
}


legend("center", c("Leaf Development", "Flowering","Fruiting","Senescence"), col= c(col="darkgreen",col="darksalmon",col="purple",col="brown"), cex =0.6,lwd=4, bty="n",horiz = T)
axis(side=2,at=c(seq(1:25)),labels=(paste(rev(names(LDstartm)))),las=1)
#Start with Aesculus
species<-names(LDstartm)
y<-rev(seq(1:25))
for(i in 1:length(species)){
  
  lines(c(LDstartm[i],LDendm[i]),c(y[i],y[i]), col="darkgreen", lwd=4)
  lines(c(FLstartm[i],FLendm[i]),c(y[i],y[i]), col="darksalmon", lwd=4)
  lines(c(FRstartm[i],FRendm[i]),c(y[i],y[i]), col="purple", lwd=4)
  lines(c(SENstartm[i],SENendm[i]),c(y[i],y[i]), col="brown4", lwd=4)
}


#to see lots of color names do "colors()"

############# Use if want species to be in a particular order. Would need to do it for all means, sd, and stderr. 
## was not used in plot below. 7/13/16
LDstart<-sort(LDstart, decreasing = FALSE)
LDend<-LDend[names(LDstart)]
FLstart<-LDstart[names(LDstart)]
FLend<-FLend[names(LDstart)]
FRstart<-FRstart[names(LDstart)]
FRend<-FRend[names(LDstart)]
SENstart<-SENstart[names(LDstart)]
SENend<-SENend[names(LDstart)]

LDstartm<-sort(LDstartm, decreasing = FALSE)
LDendm<-LDendm[names(LDstartm)]
FLstartm<-LDstartm[names(LDstartm)]
FLendm<-FLendm[names(LDstartm)]
FRstartm<-FRstartm[names(LDstartm)]
FRendm<-FRendm[names(LDstartm)]
SENstartm<-SENstartm[names(LDstartm)]
SENendm<-SENendm[names(LDstartm)]
#############
y<-rev(seq(1:25))
for(i in 1:length(species)){
  lines(c(FLstartm[i],FLendm[i]),c(y[i]-0.2,y[i]-0.2), col="red", lwd=4)
  lines(c(LDstartm[i],LDendm[i]),c(y[i] ,y[i]), col="darkgreen", lwd=4)
  lines(c(FRstartm[i],FRendm[i]),c(y[i]-0.4,y[i]-0.4), col="darksalmon", lwd=4)
  lines(c(SENstartm[i],SENendm[i]),c(y[i]-0.2,y[i]-0.2), col="brown", lwd=4)
}
